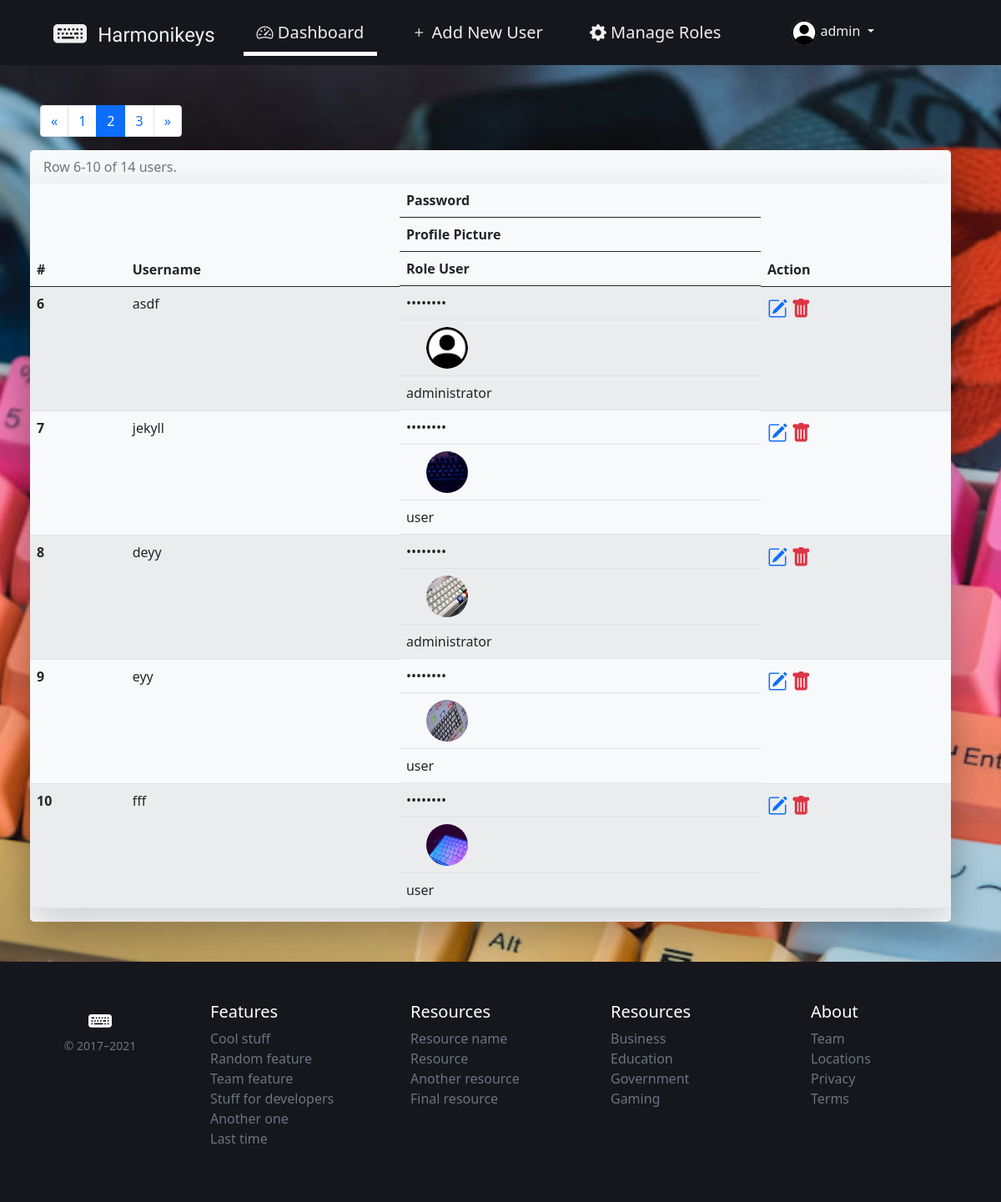
Page /admin/index.php?page=2 (signed in) on the committed database.
### tables this page shows
CREATE TABLE `tb_users` (
  `id` int(11) NOT NULL,
  `username` varchar(100) NOT NULL,
  `userpass` varchar(255) NOT NULL,
  `userimg` varchar(100) DEFAULT 'default_user_img.png',
  `userrole` varchar(50) NOT NULL DEFAULT 'user'
);

### helpers/functions.php (called while the page is built, shortened)
<?php
$conn = new mysqli("localhost", "root", "", "db_finalproject");
function query($query) {
  global $conn;
  $result = $conn->query($query);
  $rows = [];
  while ($row = mysqli_fetch_assoc($result)){
    $rows[] = $row;
  }
  return $rows;
}
?>

### admin/index.php (the view, shortened to what this page needs)
<?php
require "../helpers/functions.php";
if (isset($_SESSION["username"])) {
  $ses_username = $_SESSION["username"];
  $ses_data = query("SELECT * FROM tb_users WHERE username = '$ses_username'")[0];
}
$data_per_page = 5;
$data_total = count(query("SELECT * FROM tb_users"));
$page_total = ceil($data_total / $data_per_page);
$page_active = isset($_GET["page"]) ? $_GET["page"] : 1;
$page_first_data = ($data_per_page * $page_active) - $data_per_page;
$users = query("SELECT * FROM tb_users LIMIT $page_first_data, $data_per_page");
?>
<!doctype html>
<html lang="en">
<head>
  <link href="https://cdn.jsdelivr.net/npm/bootstrap@5.0.1/dist/css/bootstrap.min.css" rel="stylesheet"
>
  <link rel="stylesheet" href="https://cdn.jsdelivr.net/npm/bootstrap-icons@1.5.0/font/bootstrap-icons.css">
  <link rel="stylesheet" href="../pages/style.css">
</head>
<body>
  <header class="site-header sticky-top px-5" style="background-color: #16161d;">
    <div class="navbar navbar-expand-lg p-1">
      <div class="container d-flex flex-column flex-md-row">
        <div class="row w-100">
          <a href="" class="navbar-brand d-none d-lg-inline-block col-2">
            <i class="bi bi-keyboard-fill fs-1 d-inline-block"></i>
            <span class="d-inline-block fs-4 p-0 ps-2 position-relative"
              style="top: -4px;  font-family: 'Yellowtail', cursive;">Harmonikeys</span>
          </a>
          <nav class="collapse navbar-collapse justify-content-lg-center col-7 ps-3" id="navbar">
            <ul class="navbar-nav mb-2 mb-sm-0" id="menu">
              <li class="nav-item me-lg-4 active">
                <a class="nav-link fs-5" aria-current="page" href="#">
                  <i class="bi bi-speedometer2"></i>
                  <span>Dashboard</span>
                </a>
              </li>
              <li class="nav-item me-lg-4">
                <a class="nav-link fs-5" href="add_user.php">
                  <i class="bi bi-plus"></i>
                  <span>Add New User</span>
                </a>
              </li>
              <li class="nav-item me-lg-4">
                <a class="nav-link fs-5" href="roles.php">
                  <i class="bi bi-gear-fill"></i>
                  <span>Manage Roles</span>
                </a>
              </li>
            </ul>
          </nav>
          <div class="dropdown d-none d-lg-inline-block col-2 mt-3 p-1">
            <div class="d-none d-lg-block nav-item dropdown">
              <a class="dropdown-toggle text-decoration-none" href="#" id="dropdown2" data-bs-toggle="dropdown"
                aria-expanded="false">
                <img src="../img/<?= $ses_data['userimg'] ?>" class="rounded-pill" width="30" height="30"
                  alt="User Profile Image">
                <span><?= $ses_data['username'] ?></span>
              </a>
            </div>
          </div>
        </div>
      </div>
    </div>
  </header>
  <main class="min-vh-100 container p-5 d-flex flex-column align-content-center">
    <nav class="ps-n5">
      <ul class="pagination">
        <?php ($page_active > 1) ? $isOne = "" : $isOne = "disabled"; ?>
        <li class="page-item <?= $isOne ?>">
          <a class="page-link" href="?page=<?= $page_active-1 ?>">
            &laquo;
          </a>
        </li>
        <?php for($i = 1; $i <= $page_total; $i++) : ?>
        <?php ($i == $page_active) ? $isActive = "active" : $isActive = "" ; ?>
        <li class="page-item <?= $isActive ?>">
          <a class="page-link" href="?page=<?= $i ?>"><?= $i ?></a>
        </li>
        <?php endfor; ?>
        <?php ($page_active < $page_total) ? $isLast = "" : $isLast = "disabled"; ?>
        <li class="page-item <?= $isLast ?>">
          <a class="page-link" href="?page=<?= $page_active+1 ?>">
            &raquo;
          </a>
        </li>
      </ul>
    </nav>
    <div class="row w-100 bg-light rounded-3 shadow-lg">
      <table class="table table-striped caption-top border-bottom shadow shadow-lg">
        <caption class="ps-3">Row <?= $page_first_data+1 ?>-<?= $page_first_data+$data_per_page ?> of <?= $data_total ?> users.</caption>
        <thead>
          <th scope="col">#</th>
          <th scope="col">Username</th>
          <th scope="col" class="d-none d-lg-block">Password</th>
          <th scope="col" class="d-none d-lg-block">Profile Picture</th>
          <th scope="col" class="d-none d-lg-block">Role User</th>
          <th scope="col">Action</th>
        </thead>
        <tbody>
          <?php $i = 1; ?>
          <?php foreach($users as $row) : ?>
          <tr>
            <th scope="row"><?= $i+$page_first_data ?></th>
            <td><?= $row["username"] ?></td>
            <td class="d-none d-lg-block">••••••••</td>
            <td class="d-none d-lg-block"><img src='../img/<?= $row["userimg"] ?>' class="d-block rounded-circle mx-4 text-center" width="50"
                height="50" alt="User image"></td>
            <td class="d-none d-lg-block"><?= $row["userrole"] ?></td>
            <td>
              <a href="edit_user.php?id=<?= $row["id"] ?>" class="text-decoration-none">
                <i class="bi bi-pencil-square text-primary fs-4"></i>
              </a>
              <a href="del_user.php?id=<?= $row["id"]; ?>" class="text-decoration-none"
                onclick="return confirm('Are you sure?');">
                <i class="bi bi-trash-fill text-danger fs-4"></i>
              </a>
            </td>
          </tr>
          <?php $i++; ?>
          <?php endforeach; ?>
        </tbody>
      </table>
    </div>
  </main>
  <footer class="container-fluid py-5 text-white position-relative bottom-0 fixed-bottom"
    style="background-color: #16161d;">
    <div class="row">
      <div class="col-12 col-md text-center">
        <i class="bi bi-keyboard-fill fs-3"></i>
        <small class="d-block mb-3 text-muted">&copy; 2017–2021</small>
      </div>
      <div class="col-6 col-md">
        <h5>Features</h5>
        <ul class="list-unstyled text-small">
          <li><a class="link-secondary" href="#">Cool stuff</a></li>
          <li><a class="link-secondary" href="#">Random feature</a></li>
          <li><a class="link-secondary" href="#">Team feature</a></li>
          <li><a class="link-secondary" href="#">Stuff for developers</a></li>
          <li><a class="link-secondary" href="#">Another one</a></li>
          <li><a class="link-secondary" href="#">Last time</a></li>
        </ul>
      </div>
      <div class="col-6 col-md">
        <h5>Resources</h5>
        <ul class="list-unstyled text-small">
          <li><a class="link-secondary" href="#">Resource name</a></li>
          <li><a class="link-secondary" href="#">Resource</a></li>
          <li><a class="link-secondary" href="#">Another resource</a></li>
          <li><a class="link-secondary" href="#">Final resource</a></li>
        </ul>
      </div>
      <div class="col-6 col-md">
        <h5>Resources</h5>
        <ul class="list-unstyled text-small">
          <li><a class="link-secondary" href="#">Business</a></li>
          <li><a class="link-secondary" href="#">Education</a></li>
          <li><a class="link-secondary" href="#">Government</a></li>
          <li><a class="link-secondary" href="#">Gaming</a></li>
        </ul>
      </div>
      <div class="col-6 col-md">
        <h5>About</h5>
        <ul class="list-unstyled text-small">
          <li><a class="link-secondary" href="#">Team</a></li>
          <li><a class="link-secondary" href="#">Locations</a></li>
          <li><a class="link-secondary" href="#">Privacy</a></li>
          <li><a class="link-secondary" href="#">Terms</a></li>
        </ul>
      </div>
    </div>
  </footer>
</body>
</html>

### pages/style.css (style rules this page uses)
body { scroll-behavior: smooth; }
.container { max-width: 1280px; }
.site-header a { color: #efefef; transition: color .15s ease-in-out; }
ul#menu { list-style: none; }
ul#menu li { display: inline-block; padding: .3em .5em; position: relative; overflow: hidden; }
ul#menu li a { text-decoration: none; }
@media only screen and (min-width: 991px) { ul#menu li::before { position: absolute; display: block; content: ''; bottom: 0; left: -100%; width: 100%; height: 5px; transition: 0.4s; background-color: #fff; } }
@media only screen and (min-width: 991px) { ul#menu li.active::before, ul#menu li:hover::before { left: 0%; } }
body, html { height: 100%; overflow-x: hidden; }

### admin/index.php (style rules this page uses)
body { background-image: url("../img/keyboard3.jpg"); background-attachment: fixed; background-position: center; background-repeat: no-repeat; background-size: cover; scroll-behavior: smooth; }
a { text-decoration: none; color: black; }

### rows in the picture
tb_users: userimg (placeholder picture), username "admin"
tb_users: page_first_data "6", username "asdf", userimg (placeholder picture), userrole "administrator"
tb_users: page_first_data "7", username "jekyll", userimg (picture), userrole "user"
tb_users: page_first_data "8", username "deyy", userimg (picture), userrole "administrator"
tb_users: page_first_data "9", username "eyy", userimg (picture), userrole "user"
tb_users: page_first_data "10", username "fff", userimg (picture), userrole "user"

### other values in the picture
$page_first_data+1 "6"
$page_first_data+$data_per_page "10"
$data_total "14"
